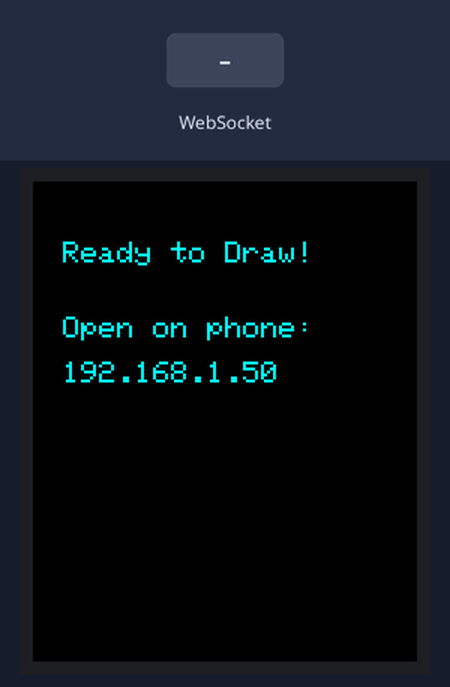
This sketch was run on a simulated ESP32. On the bench: 128×160 colour display. Inputs (shaded band) come from the test bench. WiFi joins after 1.5 s; servers stay silent unless stated; what the sketch prints to the serial monitor is not drawn.

Above: at 2.9 s.
3.0 s: WebSocket text "C" received
Timing chart, 0 to 6.0 s (numbered marks = the images above; inputs shaded):
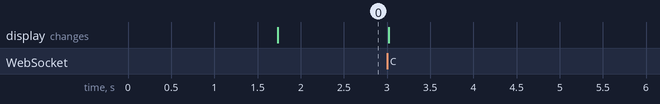

The sketch:

display.ino
```cpp
#include <WiFi.h>
#include <WebServer.h>
#include <WebSocketsServer.h>
#include <SPI.h>
#include <Adafruit_GFX.h>
#include <Adafruit_ST7735.h>

// --- PIN DEFINITIONS (Right Header only) ---
#define TFT_CS    5
#define TFT_MOSI  23
#define TFT_SCLK  18
#define TFT_DC    2
#define TFT_RST   4

// Initialize hardware SPI display
Adafruit_ST7735 tft = Adafruit_ST7735(TFT_CS, TFT_DC, TFT_MOSI, TFT_SCLK, TFT_RST);

WebServer server(80);
WebSocketsServer webSocket = WebSocketsServer(81);

// --- ENTER YOUR 2.4GHz HOME WI-FI CREDENTIALS ---
const char* ssid     = "YOUR WIFI NAME";
const char* password = "YOUR WIFI PASSWORD";

// Embedded HTML/CSS/JS Interface with Undo/Redo Engine
const char index_html[] PROGMEM = R"rawliteral(
<!DOCTYPE html>
<html>
<head>
  <meta charset="utf-8">
  <meta name="viewport" content="width=device-width, initial-scale=1.0, maximum-scale=1.0, user-scalable=no">
  <title>TFT Live Sketchpad</title>
  <style>
    * { box-sizing: border-box; touch-action: none; }
    body {
      margin: 0;
      padding: 8px;
      background-color: #0d0d0d;
      color: #ffffff;
      font-family: -apple-system, BlinkMacSystemFont, "Segoe UI", Roboto, sans-serif;
      text-align: center;
      display: flex;
      flex-direction: column;
      align-items: center;
      user-select: none;
      -webkit-user-select: none;
    }
    h2 { margin: 2px 0 4px 0; font-size: 1.1rem; color: #00FFFF; }
    #status { font-size: 0.8rem; color: #888; margin-bottom: 6px; }

    /* Palette Row */
    .palette-row {
      display: flex;
      justify-content: center;
      gap: 8px;
      margin-bottom: 8px;
    }
    .swatch {
      width: 32px;
      height: 32px;
      border-radius: 50%;
      border: 2px solid #333;
      cursor: pointer;
      box-shadow: 0 0 5px rgba(0,0,0,0.6);
      transition: transform 0.1s;
    }
    .swatch.selected {
      border: 3px solid #ffffff;
      transform: scale(1.15);
      box-shadow: 0 0 8px #ffffff;
    }

    /* Slider Bar */
    .slider-box {
      width: 256px;
      display: flex;
      align-items: center;
      justify-content: space-between;
      margin-bottom: 8px;
      font-size: 0.85rem;
      color: #bbb;
    }
    input[type=range] {
      width: 160px;
      accent-color: #00FFFF;
    }

    /* Canvas Screen */
    canvas {
      background: #000000;
      border: 2px solid #333;
      border-radius: 6px;
      display: block;
      margin: 0 auto;
      width: 256px;
      height: 320px;
    }

    /* Action Buttons Row */
    .btn-row {
      display: flex;
      justify-content: space-between;
      width: 256px;
      margin-top: 8px;
      gap: 6px;
    }
    .btn {
      flex: 1;
      padding: 10px 0;
      font-size: 0.85rem;
      font-weight: bold;
      color: #fff;
      background: #2c3e50;
      border: none;
      border-radius: 5px;
      cursor: pointer;
    }
    .btn:active { background: #34495e; }
    .btn-clear { background: #c0392b; }
    .btn-clear:active { background: #e74c3c; }
    .btn:disabled { opacity: 0.4; cursor: not-allowed; }
  </style>
</head>
<body>
  <h2>Live TFT Sketchpad</h2>
  <div id="status">Connecting...</div>

  <!-- 7 High Contrast Colors -->
  <div class="palette-row">
    <div class="swatch selected" style="background:#00FFFF" onclick="setColor('#00FFFF', 0x07FF, this)"></div>
    <div class="swatch" style="background:#00FF00" onclick="setColor('#00FF00', 0x07E0, this)"></div>
    <div class="swatch" style="background:#FFFF00" onclick="setColor('#FFFF00', 0xFFE0, this)"></div>
    <div class="swatch" style="background:#FFA500" onclick="setColor('#FFA500', 0xFD20, this)"></div>
    <div class="swatch" style="background:#FF1493" onclick="setColor('#FF1493', 0xF8B2, this)"></div>
    <div class="swatch" style="background:#BF00FF" onclick="setColor('#BF00FF', 0xB81F, this)"></div>
    <div class="swatch" style="background:#FFFFFF" onclick="setColor('#FFFFFF', 0xFFFF, this)"></div>
  </div>

  <!-- Horizontal Stroke Width Slider -->
  <div class="slider-box">
    <span>Width:</span>
    <input type="range" id="widthSlider" min="1" max="8" value="2" oninput="setWidth(this.value)">
    <span id="widthVal">2px</span>
  </div>

  <canvas id="cv" width="128" height="160"></canvas>

  <!-- Control Buttons -->
  <div class="btn-row">
    <button id="undoBtn" class="btn" onclick="undo()" disabled>Undo</button>
    <button id="redoBtn" class="btn" onclick="redo()" disabled>Redo</button>
    <button class="btn btn-clear" onclick="clearBoard()">Clear</button>
  </div>

  <script>
    const cv = document.getElementById('cv');
    const ctx = cv.getContext('2d');
    const statusDiv = document.getElementById('status');
    const widthVal = document.getElementById('widthVal');
    const undoBtn = document.getElementById('undoBtn');
    const redoBtn = document.getElementById('redoBtn');

    let currentColorHex = '#00FFFF';
    let currentColor16  = 0x07FF;
    let currentWidth    = 2;

    ctx.strokeStyle = currentColorHex;
    ctx.lineWidth = currentWidth;
    ctx.lineCap = 'round';
    ctx.lineJoin = 'round';

    let drawing = false;
    let lastX = 0, lastY = 0;

    // Undo / Redo Stacks
    let historyStack = []; // Array of strokes: [ [ {x0,y0,x1,y1,c,w}, ... ], ... ]
    let redoStack = [];
    let currentStroke = [];

    const ws = new WebSocket('ws://' + window.location.hostname + ':81/');

    ws.onopen = () => {
      statusDiv.innerText = "Connected! Ready to draw.";
      statusDiv.style.color = "#00FF00";
    };

    ws.onclose = () => {
      statusDiv.innerText = "Disconnected from ESP32.";
      statusDiv.style.color = "#FF4444";
    };

    function updateButtons() {
      undoBtn.disabled = historyStack.length === 0;
      redoBtn.disabled = redoStack.length === 0;
    }

    function setColor(hex, rgb565, el) {
      currentColorHex = hex;
      currentColor16 = rgb565;
      ctx.strokeStyle = hex;
      document.querySelectorAll('.swatch').forEach(s => s.classList.remove('selected'));
      el.classList.add('selected');
      document.getElementById('widthSlider').style.accentColor = hex;
    }

    function setWidth(val) {
      currentWidth = parseInt(val);
      ctx.lineWidth = currentWidth;
      widthVal.innerText = val + 'px';
    }

    function getCoords(e) {
      const rect = cv.getBoundingClientRect();
      const clientX = e.touches ? e.touches[0].clientX : e.clientX;
      const clientY = e.touches ? e.touches[0].clientY : e.clientY;

      let x = Math.round((clientX - rect.left) * (cv.width / rect.width));
      let y = Math.round((clientY - rect.top) * (cv.height / rect.height));

      x = Math.max(0, Math.min(127, x));
      y = Math.max(0, Math.min(159, y));

      return [x, y];
    }

    function startDraw(e) {
      drawing = true;
      currentStroke = [];
      [lastX, lastY] = getCoords(e);
      e.preventDefault();
    }

    function draw(e) {
      if (!drawing) return;
      const [x, y] = getCoords(e);

      // Local Canvas Line Render
      ctx.beginPath();
      ctx.moveTo(lastX, lastY);
      ctx.lineTo(x, y);
      ctx.stroke();

      const seg = {
        x0: lastX, y0: lastY,
        x1: x, y1: y,
        c: currentColor16,
        hex: currentColorHex,
        w: currentWidth
      };

      currentStroke.push(seg);

      // Real-time stream packet to ESP32: L,x0,y0,x1,y1,color,width
      if (ws.readyState === WebSocket.OPEN) {
        ws.send("L," + lastX + "," + lastY + "," + x + "," + y + "," + currentColor16 + "," + currentWidth);
      }

      [lastX, lastY] = [x, y];
      e.preventDefault();
    }

    function stopDraw() {
      if (!drawing) return;
      drawing = false;
      if (currentStroke.length > 0) {
        historyStack.push(currentStroke);
        redoStack = []; // Clear redo stack on new action
        updateButtons();
      }
    }

    // Redraws the local canvas from history
    function redrawLocalCanvas() {
      ctx.clearRect(0, 0, cv.width, cv.height);
      for (const stroke of historyStack) {
        for (const seg of stroke) {
          ctx.beginPath();
          ctx.strokeStyle = seg.hex;
          ctx.lineWidth = seg.w;
          ctx.moveTo(seg.x0, seg.y0);
          ctx.lineTo(seg.x1, seg.y1);
          ctx.stroke();
        }
      }
      ctx.strokeStyle = currentColorHex;
      ctx.lineWidth = currentWidth;
    }

    // Replays the entire history stack to the TFT display
    function syncToESP32() {
      if (ws.readyState !== WebSocket.OPEN) return;

      // Step 1: Clear TFT
      ws.send("C");

      // Step 2: Stream all remaining line segments
      for (const stroke of historyStack) {
        for (const seg of stroke) {
          ws.send("L," + seg.x0 + "," + seg.y0 + "," + seg.x1 + "," + seg.y1 + "," + seg.c + "," + seg.w);
        }
      }
    }

    function undo() {
      if (historyStack.length === 0) return;
      const undone = historyStack.pop();
      redoStack.push(undone);
      updateButtons();
      redrawLocalCanvas();
      syncToESP32();
    }

    function redo() {
      if (redoStack.length === 0) return;
      const redone = redoStack.pop();
      historyStack.push(redone);
      updateButtons();
      redrawLocalCanvas();
      syncToESP32();
    }

    function clearBoard() {
      if (historyStack.length === 0) return;
      historyStack = [];
      redoStack = [];
      updateButtons();
      ctx.clearRect(0, 0, cv.width, cv.height);
      if (ws.readyState === WebSocket.OPEN) {
        ws.send("C");
      }
    }

    cv.addEventListener('touchstart', startDraw, { passive: false });
    cv.addEventListener('touchmove', draw, { passive: false });
    window.addEventListener('touchend', stopDraw);

    cv.addEventListener('mousedown', startDraw);
    cv.addEventListener('mousemove', draw);
    window.addEventListener('mouseup', stopDraw);
  </script>
</body>
</html>
)rawliteral";

// Smooth thick-line drawer for TFT
void drawThickLine(int x0, int y0, int x1, int y1, uint16_t color, int width) {
  if (width <= 1) {
    tft.drawLine(x0, y0, x1, y1, color);
    return;
  }

  int radius = width / 2;
  tft.fillCircle(x0, y0, radius, color);
  tft.fillCircle(x1, y1, radius, color);

  int dx = abs(x1 - x0);
  int dy = abs(y1 - y0);

  if (dx >= dy) {
    for (int offset = -radius; offset <= radius; offset++) {
      tft.drawLine(x0, y0 + offset, x1, y1 + offset, color);
    }
  } else {
    for (int offset = -radius; offset <= radius; offset++) {
      tft.drawLine(x0 + offset, y0, x1 + offset, y1, color);
    }
  }
}

// WebSocket Event Processor
void webSocketEvent(uint8_t num, WStype_t type, uint8_t * payload, size_t length) {
  if (type == WStype_CONNECTED) {
    Serial.println(">>> Client Connected! <<<");
  } else if (type == WStype_TEXT) {
    if (payload[0] == 'L') {
      int x0, y0, x1, y1;
      unsigned int col;
      int w;
      if (sscanf((char*)payload, "L,%d,%d,%d,%d,%u,%d", &x0, &y0, &x1, &y1, &col, &w) == 6) {
        drawThickLine(x0, y0, x1, y1, (uint16_t)col, w);
      }
    } else if (payload[0] == 'C') {
      tft.fillScreen(ST77XX_BLACK);
    }
  }
}

void setup() {
  Serial.begin(115200);

  // Initialize display (Black Background)
  tft.initR(INITR_BLACKTAB); // Change to INITR_18REDTAB if colors or edges offset
  tft.setRotation(0);
  tft.fillScreen(ST77XX_BLACK);

  tft.setTextColor(ST77XX_CYAN);
  tft.setTextSize(1);
  tft.setCursor(10, 20);
  tft.println("Connecting to Wi-Fi...");

  // Connect to home Wi-Fi
  WiFi.mode(WIFI_STA);
  WiFi.begin(ssid, password);

  Serial.println("\n");
  Serial.print("Connecting to Wi-Fi: ");
  Serial.println(ssid);

  while (WiFi.status() != WL_CONNECTED) {
    delay(500);
    Serial.print(".");
  }

  // Terminal Output Banner
  Serial.println("\n\n========================================================");
  Serial.println(">>> WI-FI CONNECTED SUCCESSFULLY! <<<");
  Serial.println("========================================================");
  Serial.println("STEP 1: Make sure your phone is connected to this Wi-Fi:");
  Serial.print("        Network: ");
  Serial.println(ssid);
  Serial.println("--------------------------------------------------------");
  Serial.println("STEP 2: Open Chrome or Safari on your phone.");
  Serial.println("--------------------------------------------------------");
  Serial.println("STEP 3: Go to this link to start drawing:");
  Serial.print("        http://");
  Serial.println(WiFi.localIP());
  Serial.println("========================================================\n");

  // Show status & IP on TFT
  tft.fillScreen(ST77XX_BLACK);
  tft.setCursor(10, 20);
  tft.println("Ready to Draw!");
  tft.setCursor(10, 45);
  tft.println("Open on phone:");
  tft.setCursor(10, 60);
  tft.setTextColor(ST77XX_CYAN);
  tft.println(WiFi.localIP().toString());

  // Web and WebSocket Servers
  server.on("/", HTTP_GET, []() {
    server.send_P(200, "text/html", index_html);
  });
  server.begin();

  webSocket.begin();
  webSocket.onEvent(webSocketEvent);
}

void loop() {
  server.handleClient();
  webSocket.loop();
}
```
